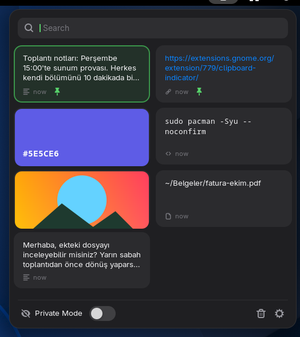
#> input picture src/media/layout-cards.png, 300 x 337 px
$ python crop-popup.py ../src/media/layout-cards.png ../src/media/layout-compact.png 100
#> lines starting #> are read from the running program, lines starting #| are printed output that depends on the picture
#!/usr/bin/env python3
"""Crop the popup (and optionally the preview card) out of a test screenshot.
   crop-popup.py in.png out.png [width] [--with-card]"""
import sys
from PIL import Image

src, dst = sys.argv[1], sys.argv[2]
width = int(sys.argv[3]) if len(sys.argv) > 3 and sys.argv[3].isdigit() else None
with_card = '--with-card' in sys.argv
img = Image.open(src).convert('RGB')
#> img is the input picture: PIL image 300x337 RGB; mean R, G, B 54, 53, 64.1
W, H = img.size
#> W = 300; H = 337
px = img.load()
BGS = [(31, 31, 34), (251, 251, 253)]


def is_bg(p):
    return any(all(abs(p[i] - b[i]) <= 2 for i in range(3)) for b in BGS)


x0 = 0 if with_card else W // 2
#> x0 = 150
xs, ys = [], []
for y in range(34, H - 120, 2):
    for x in range(x0, W, 2):
        if is_bg(px[x, y]):
            xs.append(x)
            ys.append(y)
#> after the loop, ys = 973 values from 34 to 216
pad = 18
box = (max(0, min(xs) - pad), max(0, min(ys) - pad), min(W, max(xs) + pad), min(H, max(ys) + pad))
#> box = (132, 16, 300, 234)
out = img.crop(box)
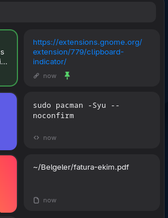
#> out: PIL image 168x218 RGB; mean R, G, B 48.6, 46.1, 53.5
if width:
    out = out.resize((width, round(out.height * width / out.width)), Image.LANCZOS)
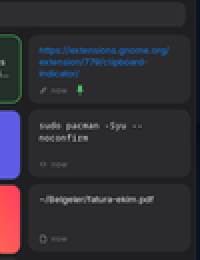
#> out: PIL image 100x130 RGB (shown 2 times larger); mean R, G, B 48.6, 46.1, 53.5
out.save(dst, optimize=True)
print(dst, out.size)
#| ../src/media/layout-compact.png (100, 130)

$ run again, on src/media/layout-default.png
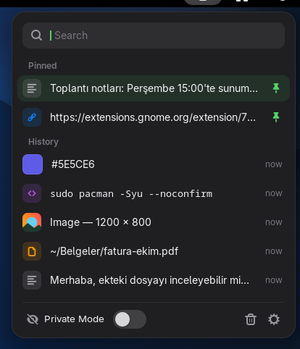
#> input picture src/media/layout-default.png, 300 x 349 px
#> img is the input picture: PIL image 300x349 RGB; mean R, G, B 36.8, 39.1, 43.9
#> `out = img.crop(box)`:
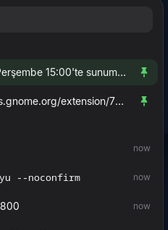
#> out: PIL image 168x230 RGB; mean R, G, B 36.4, 38.3, 40.3
#> `out = out.resize((width, round(out.height * width / out.width)), Image..`:
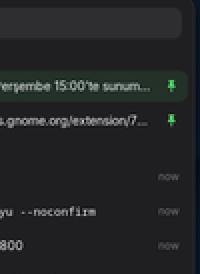
#> out: PIL image 100x137 RGB (shown 2 times larger); mean R, G, B 36.4, 38.3, 40.3
#| ../src/media/layout-default.png (100, 137)

$ run again, on src/media/layout-spotlight.png
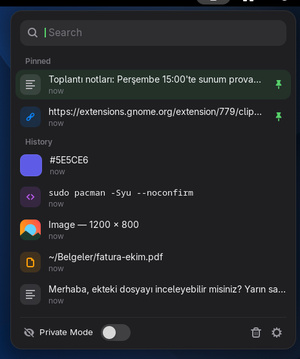
#> input picture src/media/layout-spotlight.png, 300 x 359 px
#> img is the input picture: PIL image 300x359 RGB; mean R, G, B 36.4, 38.7, 43.4
#> `out = img.crop(box)`:
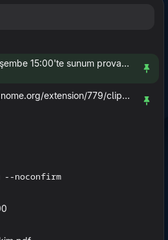
#> out: PIL image 168x240 RGB; mean R, G, B 35.6, 37.5, 39.4
#> `out = out.resize((width, round(out.height * width / out.width)), Image..`:
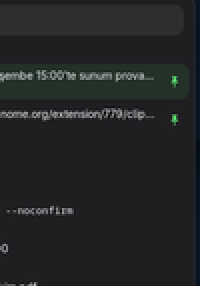
#> out: PIL image 100x143 RGB (shown 2 times larger); mean R, G, B 35.6, 37.5, 39.4
#| ../src/media/layout-spotlight.png (100, 143)
